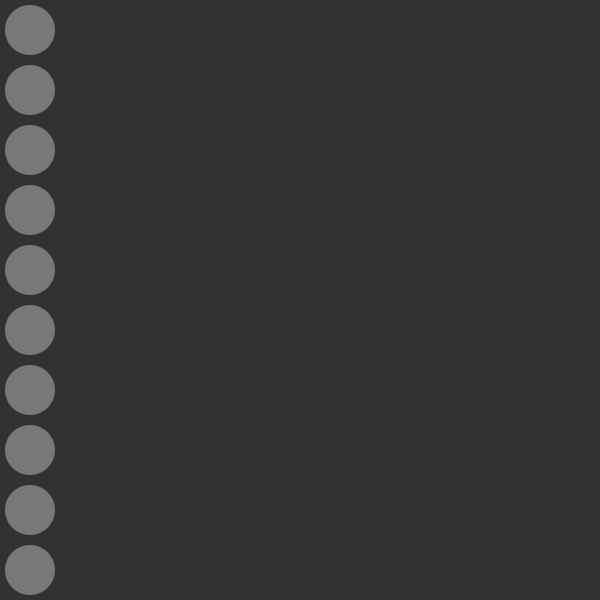
Frame 1 (no input)
Frame 60 (the mouse pressed at the canvas centre just before this capture): identical to frame 1, image omitted
Frame 120 (the mouse held since frame 60 and released just before this capture): identical to frame 1, image omitted

The Processing sketch that drew this single still picture (run headless with seeded random() and noise(); from frame 60 on, the mouse is pressed at the canvas centre):

// Processing sketch: FinalQ05
// ── FinalQ05.pde
// This sketch uses a loop to draw a group of 
// ellipses. It uses a single float to represent
// their x positions. Replace this float with an
// array of floats so that each ellipse can have 
// a unique x position, then increment the position
// if the mouse is inside the ellipse.

// create an array of values corresponding
// to each ellipse here:
int [] x = new int[10];


void setup() {
  size(600, 600);

  // give the array values  
  for (int i=0; i<10; i++) {
    x [i] = 30;
  }


  //x = 30;

  noStroke();
}

void draw() {
  background(50);
  for (int i = 0; i < 10; i++) {
    float y = 30 + i * 60;
    

    fill(120);
    // check to see if you should increment 
    if (dist(mouseX, mouseY, x[i], y)<25) {
      fill(255);
      x[i]+=1;
    }
    // the value at each position in the array
    // and then draw at that position

    ellipse(x[i], y, 50, 50);
  }
}

//done
